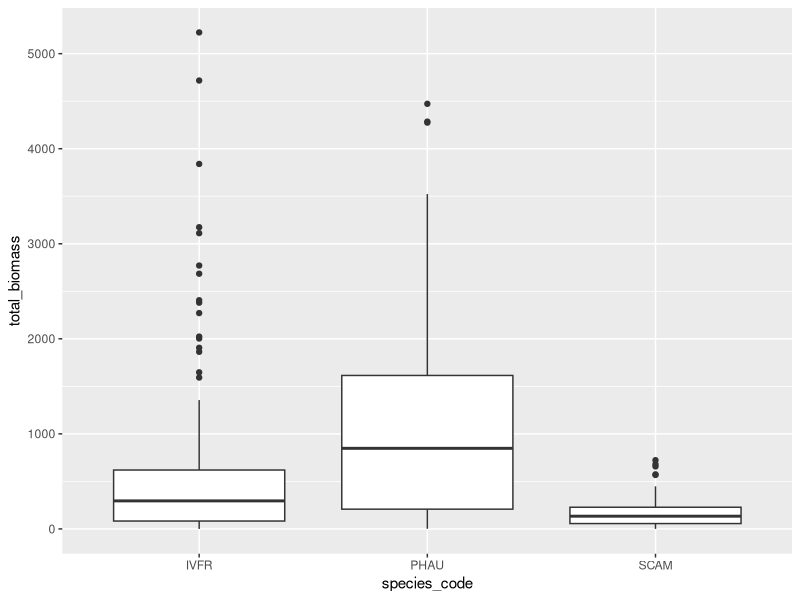

Recreate this plot in R. (Note: this script raises an error after producing the figure.)
# In this R script, I perform QAQC and some basic data wrangling on the raw 
# biomass dataset. I then save the final version as a .Rdata file 

# Loading packages -------------------------------------------------------------
library(tidyverse)
library(ggplot2)
library(stringr)

# Reading in data --------------------------------------------------------------
biomass_raw <- read_csv("raw_data/all_biomass.csv") 
cover_raw <- read_csv("raw_data/plant_species_cover.csv")

# Handling Duplicates ----------------------------------------------------------

# Filtering biomass data for only the plants and plots of interest
biomass_filtered <- biomass_raw |>
  filter(species_code %in% c("PHAU", "SCAM", "IVFR"),
         transect %in% c("G1", "G2", "G3")) |>
  drop_na(total_biomass)

# Finding & handling duplicate biomass measurements
dupes <- biomass_filtered |>
  group_by(year, transect, plot, species_code) |>
  filter(n() > 1) |>
  arrange(year, transect, plot, species_code) |>
  # Creating a numerical marker of what measurement method was used
  mutate(method_num = ifelse(method == "allometry", 0, 1),
         # Creating a numerical marker of whether the duplicate measurements
         # are from the same measurement method. 0 means both are allometry, 
         # 1 means mixed method, 2 means both are harvest.
         method_match = sum(method_num), 
         # 2017 G1 12: Based on the original data sheets, SCAM data from G1 13 was 
         # mislabeled as coming from G1 12. 
         plot = ifelse(total_biomass == 157.005 & species_code == "SCAM",
                              13, plot), 
         # Averaging duplicate values from the same method
         total_biomass = ifelse(method_match != 1, mean(total_biomass), 
                                total_biomass)) |>
  # If duplicates are from different methods, keep the allometry measurements
  filter(!(method_match == 1 & method == "harvest")) |>
  distinct() 
  
# Creating a new dataset with duplicate measurements resolved
biomass_tmp <- biomass_filtered |>
  group_by(year, transect, plot, species_code) |>
  filter(n() == 1) |>
  full_join(dupes) |>
  select(year, transect, plot, species_code, total_biomass)
  
# Handling Missing Biomass -----------------------------------------------------

# Filtering percent cover data for plants and plots of interest
cover <- cover_raw |>
  select(year, transect, plot, species_code, fractional_cover) |>
  filter(species_code %in% c("PHAU", "SCAM", "IVFR"),
         transect %in% c("G1", "G2", "G3")) |>
  drop_na(fractional_cover)

# Joining biomass and percent cover data
combined <- biomass_tmp |>
  full_join(cover) |>
  distinct() 

# Cross referencing biomass and cover to find missing biomass data
cross <- combined |>
  filter(is.na(total_biomass)) |>
  # Correcting NA values using physical data sheet entries
  mutate(total_biomass = case_when((species_code == "IVFR" & year == 2019 & 
                                     transect == "G3" & plot == 3) ~ 0,
                                   (species_code == "IVFR" & year == 2022 & 
                                     transect == "G1" & plot == 6) ~ 0,
                                   (species_code == "IVFR" & year == 2017 & 
                                     transect == "G2" & plot == 6) ~ 0,
                                   (species_code == "IVFR" & year == 2017 & 
                                     transect == "G1" & plot == 12) ~ 0,
                                   TRUE ~ total_biomass)) |>
  select(!fractional_cover)

biomass_tmp2 <- biomass_tmp |>
  full_join(cross)

# Missing data was handled in more detail in an excel sheet. I checked scans of 
# physical data sheets, excel sheets, and noted down some issues and data 
# quality flags. Some NA biomass and % cover values were changed. 

# Identifying potentially unusual biomass measurements -------------------------

# Box plot of biomass, faceted by species
ggplot(biomass_tmp2, aes(x = species_code,y = total_biomass)) +
  geom_boxplot() 

# Finding extreme outliers of biomass within each species, using IQR
outliers <- biomass_tmp2 |>
  drop_na(total_biomass) |>
  group_by(species_code) |>
  mutate(iqr = IQR(total_biomass),
            q3 = quantile(total_biomass, 0.75),
            limit = q3 + (3*iqr),
         outlier = ifelse(total_biomass > limit, "Y", "N")) |>
  filter(outlier == "Y")

# Manually compared physical scans to excel data to check that data was entered 
# properly and removed one observation with data entry issues
biomass <- biomass_tmp2 |>
  filter(!(total_biomass == 2684.904 & species_code == "IVFR"))

# Filling in biomasses of 0 ----------------------------------------------------

# I assume that if a plant has neither a biomass nor a fractional cover 
# observation, then that plant was not present in the plot, and the biomass
# should be 0. I manually checked that this was true for ~ 30 entries, looking
# for explicit marks in the hardcopy scans that a plant had no fractional cover.

biomass <- biomass |>
  group_by(year, species_code) |>
  complete(transect = "G1", plot = 1:19, fill = list(total_biomass = 0), 
           explicit = FALSE) |>
  complete(transect = "G2", plot = 1:11, fill = list(total_biomass = 0),
           explicit = FALSE) |>
  complete(transect = "G3", plot = 1:5, fill = list(total_biomass = 0),
           explicit = FALSE) |>
  arrange(species_code, transect, plot, year)

# Saving data set --------------------------------------------------------------

save(complete, file = "processed_data/biomass.RData")
